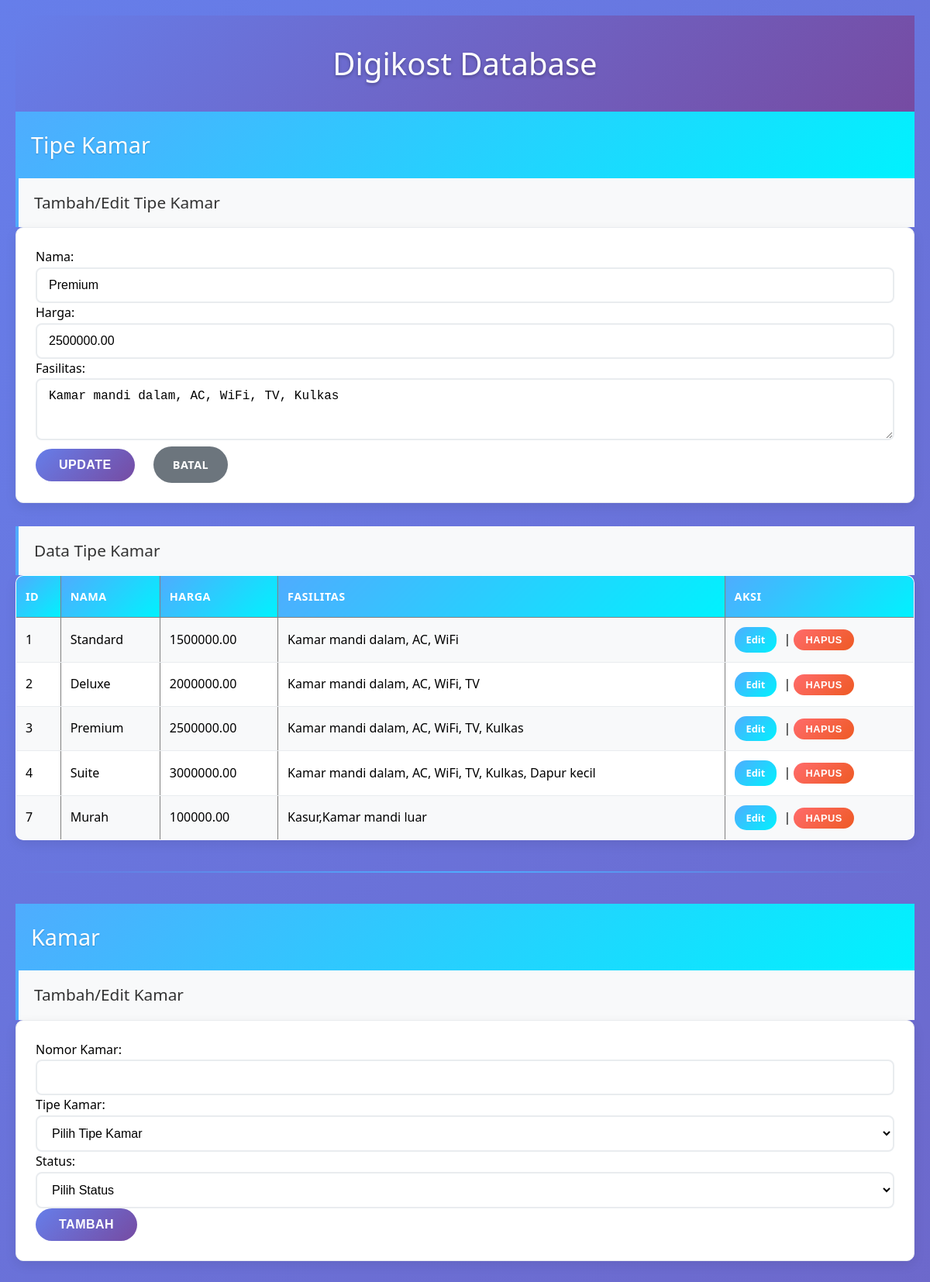
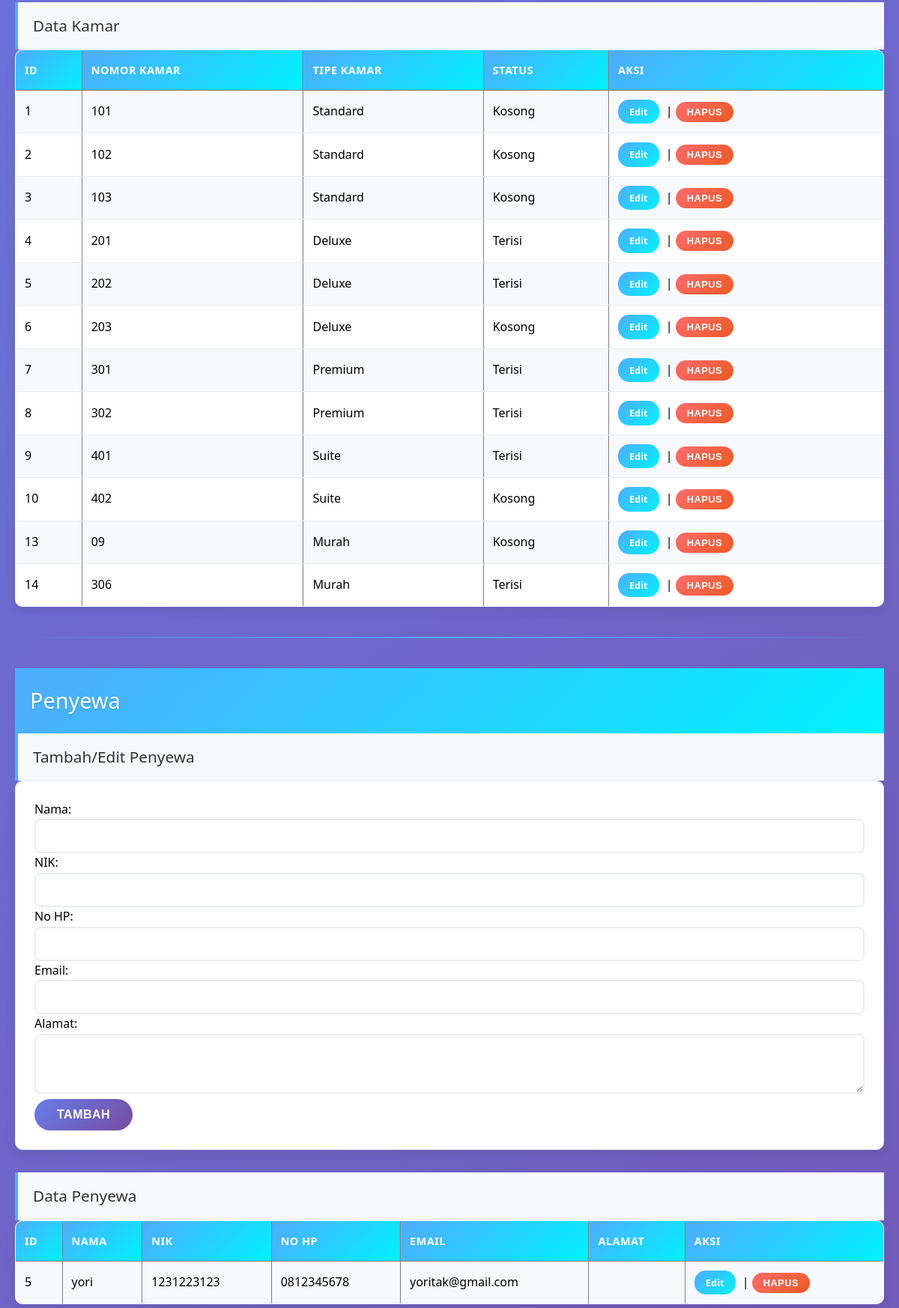
Page /?edit=1&table=tipe_kamar&id=3 (upper part) on the committed database (2 pictures, top to bottom).
### tables this page shows
CREATE TABLE `tipe_kamar` (
  `id` int(11) NOT NULL,
  `nama` varchar(50) NOT NULL,
  `harga` decimal(12,2) NOT NULL,
  `fasilitas` text DEFAULT NULL,
  `created_at` timestamp NOT NULL DEFAULT current_timestamp(),
  `updated_at` timestamp NOT NULL DEFAULT current_timestamp() ON UPDATE current_timestamp()
);

CREATE TABLE `kamar` (
  `id` int(11) NOT NULL,
  `nomor_kamar` varchar(10) NOT NULL,
  `tipe_kamar_id` int(11) NOT NULL,
  `status` enum('Kosong','Terisi') DEFAULT 'Kosong',
  `created_at` timestamp NOT NULL DEFAULT current_timestamp(),
  `updated_at` timestamp NOT NULL DEFAULT current_timestamp() ON UPDATE current_timestamp()
);

CREATE TABLE `penyewa` (
  `id` int(11) NOT NULL,
  `nama` varchar(100) NOT NULL,
  `nik` varchar(16) DEFAULT NULL,
  `no_hp` varchar(15) DEFAULT NULL,
  `email` varchar(100) DEFAULT NULL,
  `alamat` text DEFAULT NULL,
  `created_at` timestamp NOT NULL DEFAULT current_timestamp(),
  `updated_at` timestamp NOT NULL DEFAULT current_timestamp() ON UPDATE current_timestamp()
);

### index.php (the view, shortened to what this page needs)
<?php
$con = mysqli_connect("localhost", "root", "", "digikos");
$edit_data = null;
if (isset($_GET['edit']) && isset($_GET['table']) && isset($_GET['id'])) {
    $table = $_GET['table'];
    $id = $_GET['id'];
    $result = mysqli_query($con, "SELECT * FROM $table WHERE id='$id'");
    $edit_data = mysqli_fetch_assoc($result);
}
?>
<!DOCTYPE html>
<html>
<head>
    <link rel="stylesheet" href="style.css">
</head>
<body>
    <h1>Digikost Database</h1>
    <h2>Tipe Kamar</h2>
    <h3>Tambah/Edit Tipe Kamar</h3>
    <form method="POST">
        Nama: <input type="text" name="nama" value="<?= ($edit_data && $_GET['table'] == 'tipe_kamar') ? $edit_data['nama'] : '' ?>" required><br>
        Harga: <input type="number" name="harga" value="<?= ($edit_data && $_GET['table'] == 'tipe_kamar') ? $edit_data['harga'] : '' ?>" required><br>
        Fasilitas: <textarea name="fasilitas"><?= ($edit_data && $_GET['table'] == 'tipe_kamar') ? $edit_data['fasilitas'] : '' ?></textarea><br>
        <input type="submit" value="<?= ($edit_data && $_GET['table'] == 'tipe_kamar') ? 'Update' : 'Tambah' ?>">
        <?php if ($edit_data && $_GET['table'] == 'tipe_kamar'): ?>
            <a href="?">Batal</a>
        <?php endif; ?>
    </form>
    <h3>Data Tipe Kamar</h3>
    <table border="1">
        <tr>
            <th>ID</th>
            <th>Nama</th>
            <th>Harga</th>
            <th>Fasilitas</th>
            <th>Aksi</th>
        </tr>
        <?php
        $result = mysqli_query($con, "SELECT * FROM tipe_kamar");
        while($row = mysqli_fetch_assoc($result)) {
            echo "<tr>";
            echo "<td>" . $row['id'] . "</td>";
            echo "<td>" . $row['nama'] . "</td>";
            echo "<td>" . $row['harga'] . "</td>";
            echo "<td>" . $row['fasilitas'] . "</td>";
            echo "<td>
                <a href='?edit=1&table=tipe_kamar&id=" . $row['id'] . "'>Edit</a> |
                <form method='POST' style='display:inline'>
                    <input type='hidden' name='action' value='delete'>
                    <input type='hidden' name='table' value='tipe_kamar'>
                    <input type='hidden' name='id' value='" . $row['id'] . "'>
                    <input type='submit' value='Hapus' onclick='return confirm(\"Yakin hapus?\")'>
                </form>
            </td>";
            echo "</tr>";
        }
        ?>
    </table>
    <hr>
    <h2>Kamar</h2>
    <h3>Tambah/Edit Kamar</h3>
    <form method="POST">
        Nomor Kamar: <input type="text" name="nomor_kamar" value="<?= ($edit_data && $_GET['table'] == 'kamar') ? $edit_data['nomor_kamar'] : '' ?>" required><br>
        Tipe Kamar:
        <select name="tipe_kamar_id" required>
            <option value="">Pilih Tipe Kamar</option>
        </select><br>
        Status:
        <select name="status" required>
            <option value="">Pilih Status</option>
        </select><br>
        <input type="submit" value="<?= ($edit_data && $_GET['table'] == 'kamar') ? 'Update' : 'Tambah' ?>">
    </form>
    <h3>Data Kamar</h3>
    <table border="1">
        <tr>
            <th>ID</th>
            <th>Nomor Kamar</th>
            <th>Tipe Kamar</th>
            <th>Status</th>
            <th>Aksi</th>
        </tr>
        <?php
        $result = mysqli_query($con, "SELECT k.*, tk.nama as tipe_nama FROM kamar k LEFT JOIN tipe_kamar tk ON k.tipe_kamar_id = tk.id");
        while($row = mysqli_fetch_assoc($result)) {
            echo "<tr>";
            echo "<td>" . $row['id'] . "</td>";
            echo "<td>" . $row['nomor_kamar'] . "</td>";
            echo "<td>" . $row['tipe_nama'] . "</td>";
            echo "<td>" . $row['status'] . "</td>";
            echo "<td>
                <a href='?edit=1&table=kamar&id=" . $row['id'] . "'>Edit</a> |
                <form method='POST' style='display:inline'>
                    <input type='hidden' name='action' value='delete'>
                    <input type='hidden' name='table' value='kamar'>
                    <input type='hidden' name='id' value='" . $row['id'] . "'>
                    <input type='submit' value='Hapus' onclick='return confirm(\"Yakin hapus?\")'>
                </form>
            </td>";
            echo "</tr>";
        }
        ?>
    </table>
    <hr>
    <h2>Penyewa</h2>
    <h3>Tambah/Edit Penyewa</h3>
    <form method="POST">
        Nama: <input type="text" name="nama" value="<?= ($edit_data && $_GET['table'] == 'penyewa') ? $edit_data['nama'] : '' ?>" required><br>
        NIK: <input type="text" name="nik" value="<?= ($edit_data && $_GET['table'] == 'penyewa') ? $edit_data['nik'] : '' ?>" required><br>
        No HP: <input type="text" name="no_hp" value="<?= ($edit_data && $_GET['table'] == 'penyewa') ? $edit_data['no_hp'] : '' ?>" required><br>
        Email: <input type="email" name="email" value="<?= ($edit_data && $_GET['table'] == 'penyewa') ? $edit_data['email'] : '' ?>" required><br>
        Alamat: <textarea name="alamat"><?= ($edit_data && $_GET['table'] == 'penyewa') ? $edit_data['alamat'] : '' ?></textarea><br>
        <input type="submit" value="<?= ($edit_data && $_GET['table'] == 'penyewa') ? 'Update' : 'Tambah' ?>">
    </form>
    <h3>Data Penyewa</h3>
    <table border="1">
        <tr>
            <th>ID</th>
            <th>Nama</th>
            <th>NIK</th>
            <th>No HP</th>
            <th>Email</th>
            <th>Alamat</th>
            <th>Aksi</th>
        </tr>
        <?php
        $result = mysqli_query($con, "SELECT * FROM penyewa");
        while($row = mysqli_fetch_assoc($result)) {
            echo "<tr>";
            echo "<td>" . $row['id'] . "</td>";
            echo "<td>" . $row['nama'] . "</td>";
            echo "<td>" . $row['nik'] . "</td>";
            echo "<td>" . $row['no_hp'] . "</td>";
            echo "<td>" . $row['email'] . "</td>";
            echo "<td>" . $row['alamat'] . "</td>";
            echo "<td>
                <a href='?edit=1&table=penyewa&id=" . $row['id'] . "'>Edit</a> |
                <form method='POST' style='display:inline'>
                    <input type='hidden' name='action' value='delete'>
                    <input type='hidden' name='table' value='penyewa'>
                    <input type='hidden' name='id' value='" . $row['id'] . "'>
                    <input type='submit' value='Hapus' onclick='return confirm(\"Yakin hapus?\")'>
                </form>
            </td>";
            echo "</tr>";
        }
        ?>
    </table>
</body>
</html>

### style.css (style rules this page uses)
* { margin: 0; padding: 0; box-sizing: border-box; }
body { font-family: 'Segoe UI', Tahoma, Geneva, Verdana, sans-serif; background: linear-gradient(135deg, #667eea 0%, #764ba2 100%); min-height: 100vh; padding: 20px; line-height: 1.6; }
h1 { background: linear-gradient(135deg, #667eea 0%, #764ba2 100%); color: white; text-align: center; padding: 30px; margin: 0; font-size: 2.5rem; font-weight: 300; text-shadow: 0 2px 4px rgba(0, 0, 0, 0.3); }
h2 { background: linear-gradient(135deg, #4facfe 0%, #00f2fe 100%); color: white; padding: 20px; margin: 30px 0 0 0; font-size: 1.8rem; font-weight: 400; text-shadow: 0 1px 2px rgba(0, 0, 0, 0.2); }
h2:first-of-type { margin-top: 0; }
h3 { color: #333; padding: 15px 20px; margin: 0; font-size: 1.3rem; font-weight: 500; background: #f8f9fa; border-left: 4px solid #4facfe; }
form { background: white; padding: 25px; margin-bottom: 30px; border-radius: 10px; box-shadow: 0 5px 15px rgba(0, 0, 0, 0.08); border: 1px solid #e9ecef; }
input[type="text"], input[type="email"], input[type="number"], input[type="date"], select, textarea { width: 100%; padding: 12px 15px; border: 2px solid #e9ecef; border-radius: 8px; font-size: 1rem; transition: all 0.3s ease; background: #fff; }
textarea { resize: vertical; min-height: 80px; }
input[type="submit"] { background: linear-gradient(135deg, #667eea 0%, #764ba2 100%); color: white; padding: 12px 30px; border: none; border-radius: 25px; cursor: pointer; font-size: 1rem; font-weight: 600; transition: all 0.3s ease; text-transform: uppercase; letter-spacing: 0.5px; margin-right: 10px; }
a { color: #4facfe; text-decoration: none; font-weight: 600; transition: all 0.3s ease; }
form a { background: #6c757d; color: white; padding: 12px 25px; border-radius: 25px; text-decoration: none; display: inline-block; margin-left: 10px; font-size: 0.9rem; text-transform: uppercase; letter-spacing: 0.5px; transition: all 0.3s ease; }
table { width: 100%; border-collapse: collapse; background: white; border-radius: 10px; overflow: hidden; box-shadow: 0 5px 15px rgba(0, 0, 0, 0.08); margin-bottom: 30px; }
th { background: linear-gradient(135deg, #4facfe 0%, #00f2fe 100%); color: white; padding: 15px 12px; text-align: left; font-weight: 600; font-size: 0.9rem; text-transform: uppercase; letter-spacing: 0.5px; }
td { padding: 12px; border-bottom: 1px solid #e9ecef; vertical-align: middle; }
tr:nth-child(even) { background: #f8f9fa; }
td form { display: inline-block; margin: 0; padding: 0; background: none; box-shadow: none; border: none; }
td input[type="submit"] { background: linear-gradient(135deg, #ff6b6b, #ee5a24); padding: 6px 15px; font-size: 0.8rem; margin: 0; border-radius: 15px; }
td a { background: linear-gradient(135deg, #4facfe 0%, #00f2fe 100%); color: white; padding: 6px 15px; border-radius: 15px; text-decoration: none; font-size: 0.8rem; font-weight: 600; display: inline-block; margin-right: 5px; transition: all 0.3s ease; }
hr { border: none; height: 2px; background: linear-gradient(90deg, transparent, #4facfe, transparent); margin: 40px 0; }
form { animation: fadeIn 0.4s ease-out; }
table { animation: fadeIn 0.5s ease-out; }

### rows in the picture
tipe_kamar: nama "Premium", harga "2500000.00", fasilitas "Kamar mandi dalam, AC, WiFi, TV, Kulkas", id "3"
tipe_kamar: id "1", nama "Standard", harga "1500000.00", fasilitas "Kamar mandi dalam, AC, WiFi"
tipe_kamar: id "2", nama "Deluxe", harga "2000000.00", fasilitas "Kamar mandi dalam, AC, WiFi, TV"
tipe_kamar: id "4", nama "Suite", harga "3000000.00", fasilitas "Kamar mandi dalam, AC, WiFi, TV, Kulkas, Dapur kecil"
tipe_kamar: id "7", nama "Murah", harga "100000.00", fasilitas "Kasur,Kamar mandi luar"
kamar: id "1", nomor_kamar "101", tipe_kamar.nama "Standard", status "Kosong"
kamar: id "2", nomor_kamar "102", tipe_kamar.nama "Standard", status "Kosong"
kamar: id "3", nomor_kamar "103", tipe_kamar.nama "Standard", status "Kosong"
kamar: id "4", nomor_kamar "201", tipe_kamar.nama "Deluxe", status "Terisi"
kamar: id "5", nomor_kamar "202", tipe_kamar.nama "Deluxe", status "Terisi"
kamar: id "6", nomor_kamar "203", tipe_kamar.nama "Deluxe", status "Kosong"
kamar: id "7", nomor_kamar "301", tipe_kamar.nama "Premium", status "Terisi"
kamar: id "8", nomor_kamar "302", tipe_kamar.nama "Premium", status "Terisi"
kamar: id "9", nomor_kamar "401", tipe_kamar.nama "Suite", status "Terisi"
kamar: id "10", nomor_kamar "402", tipe_kamar.nama "Suite", status "Kosong"
kamar: id "13", nomor_kamar "09", tipe_kamar.nama "Murah", status "Kosong"
kamar: id "14", nomor_kamar "306", tipe_kamar.nama "Murah", status "Terisi"
penyewa: id "5", nama "yori", nik "1231223123", no_hp "0812345678", email "yoritak@gmail.com"
